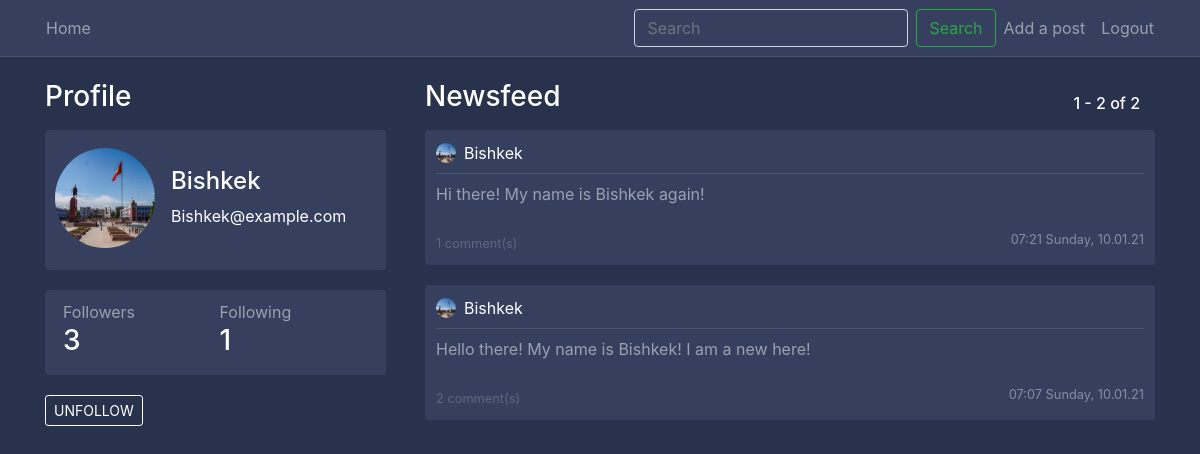
Screenshot of /user/Bishkek (signed in) with the database file from the repository.
### users/models.py (models this page shows, shortened)
class Profile(models.Model):
    user = models.OneToOneField(User, on_delete=models.CASCADE)
    image = models.ImageField(default='default.jpg', upload_to='profile_pics')
    location = models.CharField(max_length=220, null=True, blank=True)
    bio = models.TextField(blank=True, null=True)
    date = models.DateTimeField(auto_now_add=True)
    updated = models.DateTimeField(auto_now=True)
    followers = models.ManyToManyField(User, related_name='following', blank=True)
    @property
    def followers(self):
        return Follow.objects.filter(follow_user=self.user).count()
    @property
    def following(self):
        return Follow.objects.filter(user=self.user).count()

### blog/models.py (models this page shows, shortened)
class Post(models.Model):
    content = models.TextField(max_length=1000000)
    date_posted = models.DateTimeField(default=timezone.now)
    author = models.ForeignKey(User, on_delete=models.CASCADE)
    @property
    def number_of_comments(self):
        return Comment.objects.filter(post_connected=self).count()

### blog/views.py (the view, shortened to what this page needs)
# urls.py: path('user/<str:username>', UserPostListView.as_view(), name='user-posts'),
class UserPostListView(LoginRequiredMixin, ListView):
    model = Post
    template_name = 'blog/user_posts.html'
    context_object_name = 'posts'
    paginate_by = 5
    def visible_user(self):
        return get_object_or_404(User, username=self.kwargs.get('username'))
    def get_context_data(self, **kwargs):
        visible_user = self.visible_user()
        logged_user = self.request.user
        print(logged_user.username == '', file=sys.stderr)
        if logged_user.username == '' or logged_user is None:
            can_follow = False
        else:
            can_follow = (Follow.objects.filter(user=logged_user,
                                                follow_user=visible_user).count() == 0)
        data = super().get_context_data(**kwargs)
        data['user_profile'] = visible_user
        data['can_follow'] = can_follow
        return data
    def get_queryset(self):
        user = self.visible_user()
        return Post.objects.filter(author=user).order_by('-date_posted')

### blog/templates/blog/user_posts.html
{% extends "blog/home.html" %}

### blog/templates/blog/home.html (shortened to what this page needs)
{% extends "blog/base.html" %}
{% block content %}
    <div class="row">
        <div class="col-12 col-md-4 pr-4">
            <h3 class="white-important mb-3">
                Profile
            </h3>
            <article class="media content-section" style="height: 140px">
                {%  if user_profile != None %}
                    <div class="mt-2 d-flex full-width align-items-center">
                        <img
                           class="rounded-circle mr-3"
                           style="width: 100px; height: 100px;"
                           src="{{ user_profile.profile.image.url }}">
                        <div>
                            <h4 style="text-align: left"
                                    class="white-important">
                                {{ user_profile.username }}
                            </h4>
                            <div style="text-align: left"
                                    class="white-important">
                                {{ user_profile.email }}
                            </div>
                        </div>
                    </div>
                {%  endif %}
            </article>
            <article class="media content-section">
                <div class="row full-width pl-2">
                    <div class="col-6">
                            Followers
                    </div>
                    <div class="col-6">
                            Following
                    </div>
                    {%  if user_profile != None %}
                        <div class="col-6">
                            <h3 class="white-important follow-click">
                                <a href="{% url 'user-followers' user_profile.username %}">
                                    {{ user_profile.profile.followers }}
                                </a>
                            </h3>
                        </div>
                         <div class="col-6">
                            <a href="{% url 'user-follows' user_profile.username %}">
                                <h3 class="white-important follow-click">
                                    {{ user_profile.profile.following }}
                                </h3>
                            </a>
                        </div>
                    {%  endif %}
                </div>
            </article>
            <div class="d-flex">
                {%  if user_profile is not None and user_profile.id != user.id  and user.username != '' %}
                    <form method="POST">
                        <div class="form-group">
                            <button class="btn btn-sm btn-outline-primary"
                                    name="{% if can_follow %}follow{% else %}unfollow{% endif %}"
                                    type="submit">
                                 {% if can_follow %}
                                     FOLLOW
                                 {% else %}
                                     UNFOLLOW
                                 {% endif %}
                            </button>
                        </div>
                    </form>
                {% endif %}
            </div>
        </div>
        <div class="col-12 col-md-8">
            <div class="full-width row">
                <div class="col-6">
                    <h3 class="white-important mb-3">
                        Newsfeed
                    </h3>
                </div>
                 <div class="col-6 no-padding">
                    <h6
                            style="position: absolute; bottom: 0; right: 0"
                            class="white-important mb-3">
                        {{ page_obj.start_index }} - {{ page_obj.end_index }} of
                        {{ paginator.count }}
                    </h6>
                </div>
            </div>
            {% for post in posts %}
                <article class="media content-section hovered-tweet">
                <div style="width: 100%; word-break: break-all;">
                    <div class="pb-2 row m-0" style="width: 100%; margin-right: 0 !important;">
                       <div
                               style="padding-left: 0px !important;"
                               class="col-8 no-padding d-flex align-items-center">
                           <img
                               class="rounded-circle mr-2"
                               style="width: 20px; height: 20px;"
                               src="{{ post.author.profile.image.url }}">
                           <a class="mr-2 white-important" href="{% url 'user-posts' post.author %}">
                               {{ post.author }}
                           </a>
                       </div>
                       <div class="col-4 d-flex flex-row-reverse no-padding align-items-center"
                            style="padding-right: 0 !important;">
                       </div>
                   </div>
                    <div
                            class="mb-2"
                            style="width: 100%; height: 1px; background-color: rgba(255, 255, 255, 0.1)"></div>
                    <a
                            style="color: rgba(255, 255, 255, 0.5) !important;"
                            href="{% url 'post-detail' post.id %}">
                        <p class="mb-4">
                            {{ post.content }}
                        </p>
                        <div class="row">
                            <div class="col-6">
                                <small style="opacity: 0.4;">
                                    {{ post.number_of_comments }} comment(s)
                                </small>
                            </div>
                            <div class="col-6">
                                <small
                                        style="opacity: 0.4;"
                                    class="white-important d-flex full-width flex-row-reverse">
                                    {{ post.date_posted | date:"H:i l, d.m.y" }}
                                </small>
                            </div>
                        </div>
                    </a>
                </div>
                </article>
            {% endfor %}
        </div>
    </div>
{% endblock content %}

### blog/static/blog/main.css (style rules this page uses)
:root { --muted-color: rgba(255, 255, 255, 0.5); }
body { background: #28324c; color: var(--muted-color); margin-top: 5rem; }
h1, h2, h3, h4, h5, h6 { color: var(--muted-color); }
.content-section { background: #36405e; padding: 10px 10px; margin-bottom: 20px; }
.no-padding { padding: 0 !important; }
a { color: white; text-underline: none; text-decoration: none !important; }
article { border-radius: 4px; }
.white-important { color: white; }
.full-width { width: 100% }
.btn-outline-primary { border-color: white; color: white !important; }
.hovered-tweet { cursor: pointer; }
.hovered-tweet { border: 1px solid transparent; }

### rows the page displays
Post: author.profile.image (picture), author "Bishkek", content "Hi there! My name is Bishkek again!", number_of_comments "1", date_posted "07:21 Sunday, 10.01.21"
Post: author.profile.image (picture), author "Bishkek", content "Hello there! My name is Bishkek! I am a new here!", number_of_comments "2", date_posted "07:07 Sunday, 10.01.21"

### other values shown
{{ user_profile.username }} "Bishkek"
{{ user_profile.email }} "Bishkek@example.com"
{{ user_profile.profile.followers }} "3"
{{ user_profile.profile.following }} "1"
{{ page_obj.start_index }} "1"
{{ page_obj.end_index }} "2"
{{ paginator.count }} "2"
